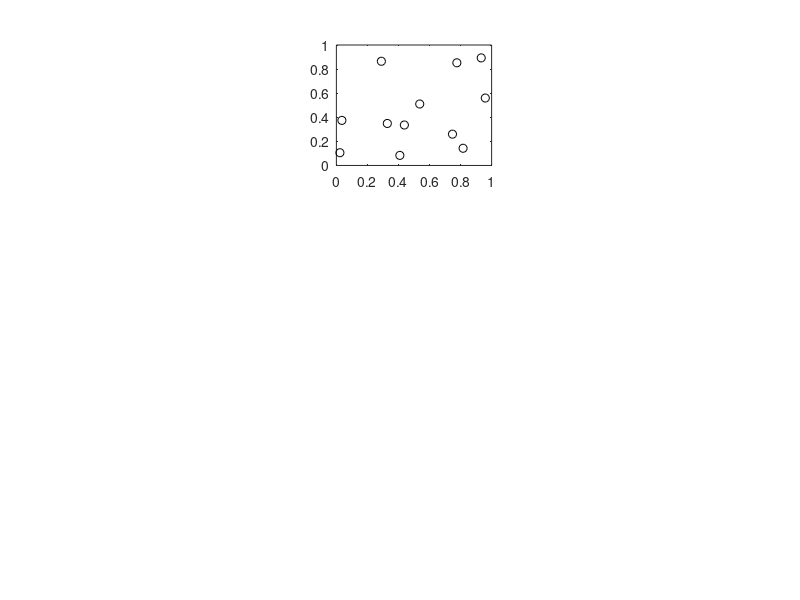

Source code (MATLAB): (Note: this script raises an error after producing the figure.)
function pPltDrc(Drc,X);

if nargin==0;
    X=rand(100,2);
    Drc=rand(100,1)*360;
end;

Bin=(22.5:45:337.5)';

nX=size(X,1);
A=nan(nX,1);

for iO=1:8;
    if iO<8;
        t=Drc>Bin(iO) & Drc<=Bin(iO+1);
    else;
        t=Drc>Bin(iO) | Drc<=Bin(1);
    end;
    A(t)=iO;
end;

Lct=[2;3;6;9;8;7;4;1];
for iO=1:8;
    subplot(3,3,Lct(iO));
    plot(X(A==iO,1),X(A==iO,2),'ko');
    pAxsLmt;
end;

return;
   